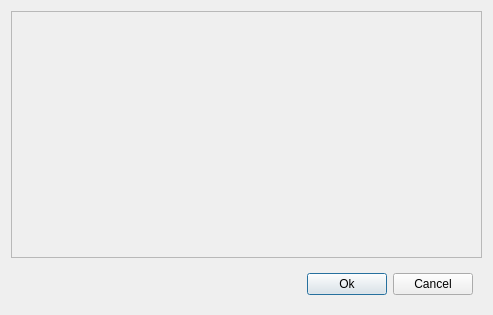
<?xml version="1.0" encoding="UTF-8"?>
<ui version="4.0">
 <class>GenericDialogLayout</class>
 <widget class="QDialog" name="GenericDialogLayout">
  <property name="geometry">
   <rect>
    <x>0</x>
    <y>0</y>
    <width>493</width>
    <height>315</height>
   </rect>
  </property>
  <property name="windowTitle">
   <string>Dialog</string>
  </property>
  <layout class="QGridLayout" name="gridLayout_3">
   <item row="1" column="0">
    <spacer name="horizontalSpacer">
     <property name="orientation">
      <enum>Qt::Horizontal</enum>
     </property>
     <property name="sizeHint" stdset="0">
      <size>
       <width>286</width>
       <height>20</height>
      </size>
     </property>
    </spacer>
   </item>
   <item row="1" column="1">
    <widget class="QWidget" name="buttonWidget" native="true">
     <property name="maximumSize">
      <size>
       <width>16777215</width>
       <height>47</height>
      </size>
     </property>
     <layout class="QGridLayout" name="gridLayout">
      <item row="0" column="0">
       <widget class="QPushButton" name="okPushButton">
        <property name="text">
         <string>Ok</string>
        </property>
       </widget>
      </item>
      <item row="0" column="1">
       <widget class="QPushButton" name="cancelPushButton">
        <property name="text">
         <string>Cancel</string>
        </property>
       </widget>
      </item>
     </layout>
    </widget>
   </item>
   <item row="0" column="0" colspan="2">
    <widget class="QScrollArea" name="scrollArea">
     <property name="widgetResizable">
      <bool>true</bool>
     </property>
     <widget class="QWidget" name="scrollAreaWidgetContents">
      <property name="geometry">
       <rect>
        <x>0</x>
        <y>0</y>
        <width>477</width>
        <height>246</height>
       </rect>
      </property>
      <layout class="QGridLayout" name="gridLayout_2">
       <item row="0" column="0">
        <layout class="QVBoxLayout" name="vLayout"/>
       </item>
       <item row="1" column="0">
        <layout class="QHBoxLayout" name="hLayout"/>
       </item>
       <item row="2" column="0">
        <spacer name="verticalSpacer">
         <property name="orientation">
          <enum>Qt::Vertical</enum>
         </property>
         <property name="sizeHint" stdset="0">
          <size>
           <width>20</width>
           <height>215</height>
          </size>
         </property>
        </spacer>
       </item>
      </layout>
     </widget>
    </widget>
   </item>
  </layout>
 </widget>
 <resources/>
 <connections/>
</ui>
